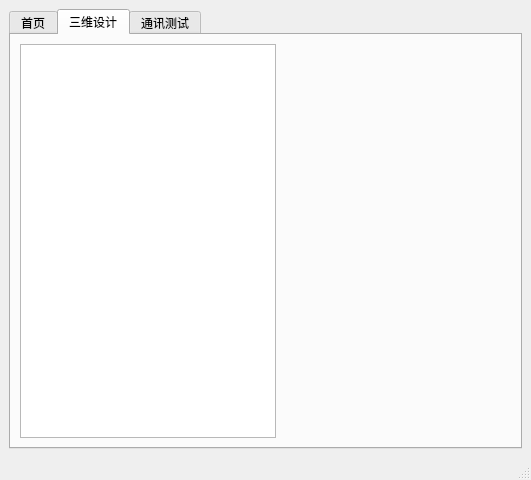
<?xml version="1.0" encoding="UTF-8"?>
<ui version="4.0">
 <class>MainWindow</class>
 <widget class="QMainWindow" name="MainWindow">
  <property name="geometry">
   <rect>
    <x>0</x>
    <y>0</y>
    <width>531</width>
    <height>480</height>
   </rect>
  </property>
  <property name="windowTitle">
   <string>MainWindow</string>
  </property>
  <widget class="QWidget" name="centralwidget">
   <layout class="QHBoxLayout" name="horizontalLayout">
    <item>
     <widget class="QTabWidget" name="tabWidget">
      <property name="cursor">
       <cursorShape>ArrowCursor</cursorShape>
      </property>
      <property name="currentIndex">
       <number>1</number>
      </property>
      <widget class="QWidget" name="tab">
       <attribute name="title">
        <string>首页</string>
       </attribute>
       <layout class="QVBoxLayout" name="verticalLayout">
        <item>
         <layout class="QHBoxLayout" name="horizontalLayout_1">
          <property name="spacing">
           <number>1</number>
          </property>
         </layout>
        </item>
       </layout>
      </widget>
      <widget class="QWidget" name="tab_2">
       <property name="layoutDirection">
        <enum>Qt::RightToLeft</enum>
       </property>
       <attribute name="title">
        <string>三维设计</string>
       </attribute>
       <layout class="QVBoxLayout" name="verticalLayout_2">
        <item>
         <layout class="QGridLayout" name="gridLayout">
          <property name="sizeConstraint">
           <enum>QLayout::SetFixedSize</enum>
          </property>
          <item row="0" column="0" alignment="Qt::AlignLeft">
           <widget class="QTreeWidget" name="treeWidget">
            <property name="sizePolicy">
             <sizepolicy hsizetype="Fixed" vsizetype="Expanding">
              <horstretch>0</horstretch>
              <verstretch>0</verstretch>
             </sizepolicy>
            </property>
            <property name="layoutDirection">
             <enum>Qt::LeftToRight</enum>
            </property>
            <property name="frameShape">
             <enum>QFrame::StyledPanel</enum>
            </property>
            <property name="frameShadow">
             <enum>QFrame::Raised</enum>
            </property>
            <property name="lineWidth">
             <number>2</number>
            </property>
            <property name="midLineWidth">
             <number>1</number>
            </property>
            <attribute name="headerVisible">
             <bool>false</bool>
            </attribute>
            <attribute name="headerHighlightSections">
             <bool>false</bool>
            </attribute>
            <column>
             <property name="text">
              <string notr="true">1</string>
             </property>
            </column>
           </widget>
          </item>
         </layout>
        </item>
       </layout>
      </widget>
      <widget class="QWidget" name="tab_3">
       <attribute name="title">
        <string>通讯测试</string>
       </attribute>
       <layout class="QVBoxLayout" name="verticalLayout_3">
        <item>
         <layout class="QHBoxLayout" name="horizontalLayout_3"/>
        </item>
       </layout>
      </widget>
     </widget>
    </item>
   </layout>
  </widget>
  <widget class="QMenuBar" name="menubar">
   <property name="geometry">
    <rect>
     <x>0</x>
     <y>0</y>
     <width>531</width>
     <height>18</height>
    </rect>
   </property>
  </widget>
  <widget class="QStatusBar" name="statusbar"/>
 </widget>
 <resources/>
 <connections/>
</ui>
